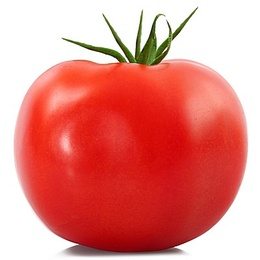
%> input picture tomato.jpg, 260 x 260 px, shrunk from 400 x 400 before the run
$ octave lianxi.m   (GNU Octave 9; MATLAB toolbox functions it lacks are replaced by stand-ins)
%> lines starting %> are read from the running program, lines starting %| are printed output that depends on the picture
### ten2mat.m
function mat = ten2mat( ten,dim,k)
% Tensor unfolding for ten with size of n1*n2*...*nd
% dim = (n1,n2,...,nd)
% k=1,2,...,d
mat = reshape(permute(ten,[k,1:k-1,k+1:length(dim)]),dim(k),[]);
end

### mat2ten.m
function ten = mat2ten(mat,dim,k)
% Folding a matrix into a tensor
% dim = (n1,n2,...,nd)
% k=1,2,...,d
dim0 = [([dim(1:k-1),dim(k+1:length(dim))]),dim(k)];
ten = permute(reshape(mat',dim0),[1:k-1,length(dim),k:length(dim)-1]);
end

### lianxi.m
clear;
%定义7*4*3的张量，7代表7个流量检测器，4代表4天，3代表三个时间窗（每15min）
% obs(:,:,1) = [155,74,493,426;108,44,350,359;
%     175,78,567,581;181,111,517,552;
%     137,53,489,485;90,44,306,290;
%     139,55,398,390];
% obs(:,:,2) = [172,69,590,386;104,39,310,304;
%     158,74,505,546;176,90,525,552;
%     150,64,438,459;73,32,281,299;
%     127,51,358,382];
% obs(:,:,3) = [225,92,443,436;94,44,355,356;
%     139,77,575,604;175,98,574,553;
%     126,67,593,484;58,49,348,301;
%     144,71,444,396];
% [n1,n2,n3] = size(obs);

obs=imread('e:\test\tomato.jpg');
%> obs is the input picture: size 260x260x3 uint8; mean R, G, B 229.1, 137.6, 131.9
%imshow(obs);
[n1,n2,n3] = size(obs);
%> n1 = 260; n2 = 260; n3 = 3
obs1 = double(obs);

%随机生成一个稀疏张量S，元素为0或1，张量S与obs点乘即可得到新的张量X
%有一部分数据缺失，缺失程度可根据如下程序自行调整
S = round(rand(n1,n2,n3)+0.3);
X = S.*obs1;
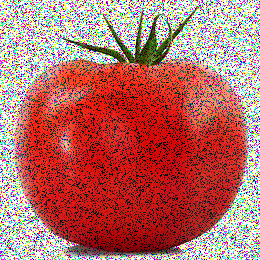
%> X: size 260x260x3 double; mean R, G, B 183, 109.9, 105.2
X1=uint8(X);
imwrite(X1,'missing tomato.JPG'),;% 保存帧
%imshow('missing apple.JPG');
pos_obs = find(X~=0); % index set of observed entries
%> pos_obs = 161870 values from 1 to 202800
pos_unobs = find(X==0); % index set of missing entries
%> pos_unobs = 40930 values from 26 to 202787

%设置参数alpha,rho,max
alpha = ones(1,3)./3;
%rho = 10^(-2);
rho1=10^(-2);
maxiter = 1000;
t=ones(1,maxiter);

%变量初始化
X_hat = X;
Y1 = zeros(n1,n2,n3); Y2 = Y1; Y3=Y1; % additive tensor

%进行迭代更新
convergence = zeros(maxiter,1);
%> (the run ends here)
